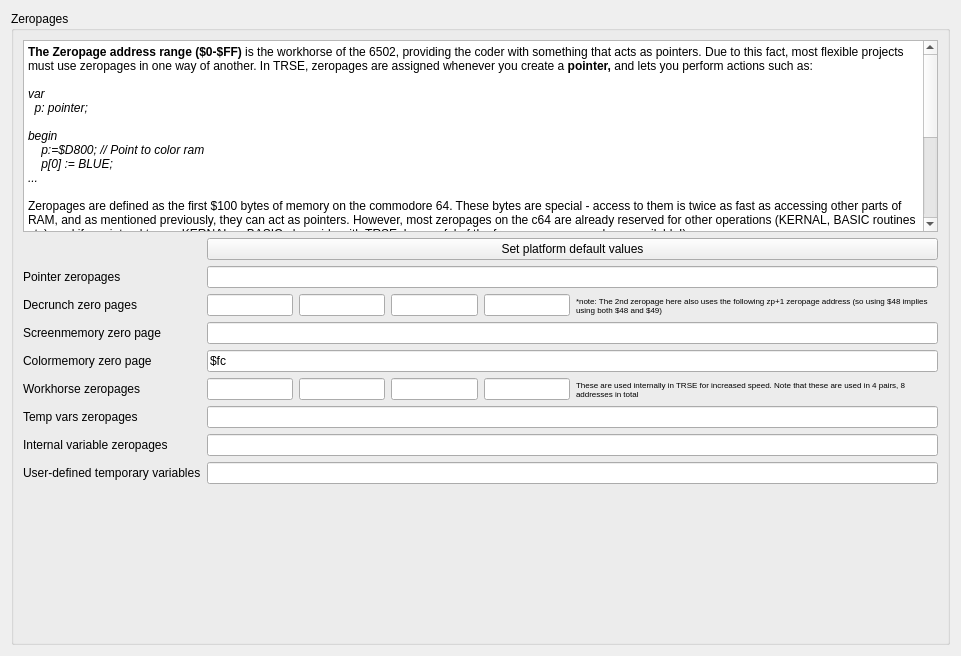
           <widget class="QWidget" name="scrollAreaWidgetContents_6">
            <property name="geometry">
             <rect>
              <x>0</x>
              <y>0</y>
              <width>961</width>
              <height>656</height>
             </rect>
            </property>
            <layout class="QGridLayout" name="gridLayout_27">
             <item row="0" column="0">
              <widget class="QGroupBox" name="groupBox">
               <property name="title">
                <string>Zeropages</string>
               </property>
               <layout class="QGridLayout" name="gridLayout_9">
                <item row="0" column="0">
                 <widget class="QTextBrowser" name="textBrowser">
                  <property name="html">
                   <string>&lt;!DOCTYPE HTML PUBLIC &quot;-//W3C//DTD HTML 4.0//EN&quot; &quot;http://www.w3.org/TR/REC-html40/strict.dtd&quot;&gt;
&lt;html&gt;&lt;head&gt;&lt;meta name=&quot;qrichtext&quot; content=&quot;1&quot; /&gt;&lt;meta charset=&quot;utf-8&quot; /&gt;&lt;style type=&quot;text/css&quot;&gt;
p, li { white-space: pre-wrap; }
hr { height: 1px; border-width: 0; }
li.unchecked::marker { content: &quot;\2610&quot;; }
li.checked::marker { content: &quot;\2612&quot;; }
&lt;/style&gt;&lt;/head&gt;&lt;body style=&quot; font-family:'Ubuntu Sans'; font-size:10pt; font-weight:400; font-style:normal;&quot;&gt;
&lt;p style=&quot; margin-top:0px; margin-bottom:0px; margin-left:0px; margin-right:0px; -qt-block-indent:0; text-indent:0px;&quot;&gt;&lt;span style=&quot; font-family:'Noto Sans'; font-size:9pt; font-weight:600;&quot;&gt;The Zeropage address range ($0-$FF)&lt;/span&gt;&lt;span style=&quot; font-family:'Noto Sans'; font-size:9pt;&quot;&gt; is the workhorse of the 6502, providing the coder with something that acts as pointers. Due to this fact, most flexible projects must use zeropages in one way of another. In TRSE, zeropages are assigned whenever you create a &lt;/span&gt;&lt;span style=&quot; font-family:'Noto Sans'; font-size:9pt; font-weight:600;&quot;&gt;pointer, &lt;/span&gt;&lt;span style=&quot; font-family:'Noto Sans'; font-size:9pt;&quot;&gt;and lets you perform actions such as:&lt;/span&gt;&lt;/p&gt;
&lt;p style=&quot;-qt-paragraph-type:empty; margin-top:0px; margin-bottom:0px; margin-left:0px; margin-right:0px; -qt-block-indent:0; text-indent:0px; font-family:'Noto Sans'; font-size:9pt;&quot;&gt;&lt;br /&gt;&lt;/p&gt;
&lt;p style=&quot; margin-top:0px; margin-bottom:0px; margin-left:0px; margin-right:0px; -qt-block-indent:0; text-indent:0px;&quot;&gt;&lt;span style=&quot; font-family:'Noto Sans'; font-size:9pt; font-style:italic;&quot;&gt;var &lt;/span&gt;&lt;/p&gt;
&lt;p style=&quot; margin-top:0px; margin-bottom:0px; margin-left:0px; margin-right:0px; -qt-block-indent:0; text-indent:0px;&quot;&gt;&lt;span style=&quot; font-family:'Noto Sans'; font-size:9pt; font-style:italic;&quot;&gt;  p: pointer;&lt;/span&gt;&lt;/p&gt;
&lt;p style=&quot;-qt-paragraph-type:empty; margin-top:0px; margin-bottom:0px; margin-left:0px; margin-right:0px; -qt-block-indent:0; text-indent:0px; font-family:'Noto Sans'; font-size:9pt; font-style:italic;&quot;&gt;&lt;br /&gt;&lt;/p&gt;
&lt;p style=&quot; margin-top:0px; margin-bottom:0px; margin-left:0px; margin-right:0px; -qt-block-indent:0; text-indent:0px;&quot;&gt;&lt;span style=&quot; font-family:'Noto Sans'; font-size:9pt; font-style:italic;&quot;&gt;begin&lt;/span&gt;&lt;/p&gt;
&lt;p style=&quot; margin-top:0px; margin-bottom:0px; margin-left:0px; margin-right:0px; -qt-block-indent:0; text-indent:0px;&quot;&gt;&lt;span style=&quot; font-family:'Noto Sans'; font-size:9pt; font-style:italic;&quot;&gt;    p:=$D800; // Point to color ram&lt;/span&gt;&lt;/p&gt;
&lt;p style=&quot; margin-top:0px; margin-bottom:0px; margin-left:0px; margin-right:0px; -qt-block-indent:0; text-indent:0px;&quot;&gt;&lt;span style=&quot; font-family:'Noto Sans'; font-size:9pt; font-style:italic;&quot;&gt;    p[0] := BLUE;&lt;/span&gt;&lt;/p&gt;
&lt;p style=&quot; margin-top:0px; margin-bottom:0px; margin-left:0px; margin-right:0px; -qt-block-indent:0; text-indent:0px;&quot;&gt;&lt;span style=&quot; font-family:'Noto Sans'; font-size:9pt; font-style:italic;&quot;&gt;...&lt;/span&gt;&lt;/p&gt;
&lt;p style=&quot;-qt-paragraph-type:empty; margin-top:0px; margin-bottom:0px; margin-left:0px; margin-right:0px; -qt-block-indent:0; text-indent:0px; font-family:'Noto Sans'; font-size:9pt; font-style:italic;&quot;&gt;&lt;br /&gt;&lt;/p&gt;
&lt;p style=&quot; margin-top:0px; margin-bottom:0px; margin-left:0px; margin-right:0px; -qt-block-indent:0; text-indent:0px;&quot;&gt;&lt;span style=&quot; font-family:'Noto Sans'; font-size:9pt;&quot;&gt;Zeropages are defined as the first $100 bytes of memory on the commodore 64. These bytes are special - access to them is twice as fast as accessing other parts of RAM, and as mentioned previously, they can act as pointers. However, most zeropages on the c64 are already reserved for other operations (KERNAL, BASIC routines etc), and if you intend to use KERNAL or BASIC alongside with TRSE, be careful of the free zero pages you have available!)&lt;/span&gt;&lt;/p&gt;
&lt;p style=&quot;-qt-paragraph-type:empty; margin-top:0px; margin-bottom:0px; margin-left:0px; margin-right:0px; -qt-block-indent:0; text-indent:0px; font-family:'Noto Sans'; font-size:9pt;&quot;&gt;&lt;br /&gt;&lt;/p&gt;
&lt;p style=&quot; margin-top:0px; margin-bottom:0px; margin-left:0px; margin-right:0px; -qt-block-indent:0; text-indent:0px;&quot;&gt;&lt;span style=&quot; font-family:'Noto Sans'; font-size:9pt;&quot;&gt;A complete list of zeropages can be found here: &lt;/span&gt;&lt;a href=&quot;http://sta.c64.org/cbm64mem.html&quot;&gt;&lt;span style=&quot; font-family:'Noto Sans'; font-size:9pt; text-decoration: underline; color:#0000ff;&quot;&gt;C64 memory map&lt;/span&gt;&lt;/a&gt;&lt;span style=&quot; font-family:'Noto Sans'; font-size:9pt;&quot;&gt; &lt;/span&gt;&lt;/p&gt;
&lt;p style=&quot;-qt-paragraph-type:empty; margin-top:0px; margin-bottom:0px; margin-left:0px; margin-right:0px; -qt-block-indent:0; text-indent:0px; font-family:'Noto Sans'; font-size:9pt;&quot;&gt;&lt;br /&gt;&lt;/p&gt;
&lt;p style=&quot; margin-top:0px; margin-bottom:0px; margin-left:0px; margin-right:0px; -qt-block-indent:0; text-indent:0px;&quot;&gt;&lt;span style=&quot; font-family:'Noto Sans'; font-size:9pt;&quot;&gt;When using TRSE, we naturally assume that you won't be using any BASIC routines. This is why the default list of zeropage addresses overwrite BASIC zeropages, but you can change this at your own whim.&lt;/span&gt;&lt;/p&gt;
&lt;p style=&quot;-qt-paragraph-type:empty; margin-top:0px; margin-bottom:0px; margin-left:0px; margin-right:0px; -qt-block-indent:0; text-indent:0px; font-family:'Noto Sans'; font-size:9pt;&quot;&gt;&lt;br /&gt;&lt;/p&gt;
&lt;p style=&quot; margin-top:0px; margin-bottom:0px; margin-left:0px; margin-right:0px; -qt-block-indent:0; text-indent:0px;&quot;&gt;&lt;span style=&quot; font-family:'Noto Sans'; font-size:9pt; font-weight:600;&quot;&gt;An important note: &lt;/span&gt;&lt;span style=&quot; font-family:'Noto Sans'; font-size:9pt;&quot;&gt;On larger projects with both rasters and main loop worhorse calculators together with SID music, there is always the possibility that the SID music might use some zeropages that are also being employed in the main loop work routine. In this case, the workhorse might be halted by an interrupt in the middle of a zeropage operation in order to play the SID music in the raster update, which in turn might change that zeropage and enable the main work routine to crash horribly. &lt;/span&gt;&lt;/p&gt;
&lt;p style=&quot;-qt-paragraph-type:empty; margin-top:0px; margin-bottom:0px; margin-left:0px; margin-right:0px; -qt-block-indent:0; text-indent:0px; font-family:'Noto Sans'; font-size:9pt;&quot;&gt;&lt;br /&gt;&lt;/p&gt;
&lt;p style=&quot; margin-top:0px; margin-bottom:0px; margin-left:0px; margin-right:0px; -qt-block-indent:0; text-indent:0px;&quot;&gt;&lt;span style=&quot; font-family:'Noto Sans'; font-size:9pt;&quot;&gt;In order to prevent this from happening, please make sure to check whether your SID tunes operates on zeropages that are also used elsewhere in your program. The &lt;/span&gt;&lt;span style=&quot; font-family:'Noto Sans'; font-size:9pt; font-weight:600;&quot;&gt;Memory Analyzer &lt;/span&gt;&lt;span style=&quot; font-family:'Noto Sans'; font-size:9pt;&quot;&gt;tool does exactly this, and will give you a fair warning on whether you might have a conflicting zeropage address problem.&lt;/span&gt;&lt;/p&gt;&lt;/body&gt;&lt;/html&gt;</string>
                  </property>
                 </widget>
                </item>
                <item row="1" column="0">
                 <layout class="QGridLayout" name="gridLayout_3">
                  <item row="12" column="3">
                   <widget class="QLineEdit" name="levarZP"/>
                  </item>
                  <item row="8" column="0">
                   <widget class="QLabel" name="label_32">
                    <property name="text">
                     <string>Colormemory zero page</string>
                    </property>
                   </widget>
                  </item>
                  <item row="11" column="3">
                   <widget class="QLineEdit" name="leTempZP"/>
                  </item>
                  <item row="10" column="3">
                   <layout class="QHBoxLayout" name="horizontalLayout_13" stretch="2,2">
                    <item>
                     <layout class="QHBoxLayout" name="horizontalLayout_14">
                      <item>
                       <layout class="QVBoxLayout" name="verticalLayout_5" stretch="0">
                        <item>
                         <layout class="QHBoxLayout" name="horizontalLayout_15">
                          <item>
                           <widget class="QLineEdit" name="leInternalZp1"/>
                          </item>
                          <item>
                           <widget class="QLineEdit" name="leInternalZp2"/>
                          </item>
                          <item>
                           <widget class="QLineEdit" name="leInternalZp3"/>
                          </item>
                          <item>
                           <widget class="QLineEdit" name="leInternalZp4"/>
                          </item>
                         </layout>
                        </item>
                       </layout>
                      </item>
                     </layout>
                    </item>
                    <item>
                     <widget class="QLabel" name="label_15">
                      <property name="font">
                       <font>
                        <pointsize>6</pointsize>
                       </font>
                      </property>
                      <property name="text">
                       <string>These are used internally in TRSE for increased speed. Note that these are used in 4 pairs, 8 addresses in total</string>
                      </property>
                      <property name="scaledContents">
                       <bool>false</bool>
                      </property>
                      <property name="wordWrap">
                       <bool>true</bool>
                      </property>
                     </widget>
                    </item>
                   </layout>
                  </item>
                  <item row="3" column="3">
                   <layout class="QHBoxLayout" name="horizontalLayout_6" stretch="2,2">
                    <item>
                     <layout class="QHBoxLayout" name="horizontalLayout_7">
                      <item>
                       <layout class="QVBoxLayout" name="verticalLayout_2" stretch="0">
                        <item>
                         <layout class="QHBoxLayout" name="horizontalLayout_2">
                          <item>
                           <widget class="QLineEdit" name="leDecrunchZp1"/>
                          </item>
                          <item>
                           <widget class="QLineEdit" name="leDecrunchZp2"/>
                          </item>
                          <item>
                           <widget class="QLineEdit" name="leDecrunchZp3"/>
                          </item>
                          <item>
                           <widget class="QLineEdit" name="leDecrunchZp4"/>
                          </item>
                         </layout>
                        </item>
                       </layout>
                      </item>
                     </layout>
                    </item>
                    <item>
                     <widget class="QLabel" name="label_13">
                      <property name="font">
                       <font>
                        <pointsize>6</pointsize>
                       </font>
                      </property>
                      <property name="text">
                       <string>*note: The 2nd zeropage here also uses the following zp+1 zeropage address (so using $48 implies using both $48 and $49)</string>
                      </property>
                      <property name="scaledContents">
                       <bool>false</bool>
                      </property>
                      <property name="wordWrap">
                       <bool>true</bool>
                      </property>
                     </widget>
                    </item>
                   </layout>
                  </item>
                  <item row="8" column="3">
                   <widget class="QLineEdit" name="leZeropageColorMemory">
                    <property name="text">
                     <string>$fc</string>
                    </property>
                   </widget>
                  </item>
                  <item row="9" column="1">
                   <layout class="QHBoxLayout" name="horizontalLayout_9"/>
                  </item>
                  <item row="2" column="3">
                   <widget class="QLineEdit" name="leZeropages"/>
                  </item>
                  <item row="1" column="3">
                   <widget class="QPushButton" name="btnDefaultZP">
                    <property name="text">
                     <string>Set platform default values</string>
                    </property>
                   </widget>
                  </item>
                  <item row="13" column="0">
                   <widget class="QLabel" name="label_33">
                    <property name="toolTip">
                     <string>Temporary variables are needed in longer expressions. If no temp var zeropages are left, a regular variable is used instead.</string>
                    </property>
                    <property name="text">
                     <string>User-defined temporary variables</string>
                    </property>
                   </widget>
                  </item>
                  <item row="2" column="0">
                   <widget class="QLabel" name="label_7">
                    <property name="toolTip">
                     <string>These are the zeropages that will be used when declaring &quot;pointers&quot;</string>
                    </property>
                    <property name="text">
                     <string>Pointer zeropages</string>
                    </property>
                   </widget>
                  </item>
                  <item row="7" column="0">
                   <widget class="QLabel" name="label_12">
                    <property name="toolTip">
                     <string>The built-in &quot;screenmemory&quot; pointer</string>
                    </property>
                    <property name="text">
                     <string>Screenmemory zero page</string>
                    </property>
                   </widget>
                  </item>
                  <item row="12" column="0">
                   <widget class="QLabel" name="label_29">
                    <property name="toolTip">
                     <string>Temporary variables are needed in longer expressions. If no temp var zeropages are left, a regular variable is used instead.</string>
                    </property>
                    <property name="text">
                     <string>Internal variable zeropages</string>
                    </property>
                   </widget>
                  </item>
                  <item row="13" column="3">
                   <widget class="QLineEdit" name="leUserDefinedtempVars"/>
                  </item>
                  <item row="3" column="0">
                   <widget class="QLabel" name="label_11">
                    <property name="toolTip">
                     <string>Internal zeropages used when decrunching (exomizer)</string>
                    </property>
                    <property name="text">
                     <string>Decrunch zero pages</string>
                    </property>
                   </widget>
                  </item>
                  <item row="7" column="3">
                   <widget class="QLineEdit" name="leZeropageScreenMemory"/>
                  </item>
                  <item row="11" column="0">
                   <widget class="QLabel" name="label_16">
                    <property name="toolTip">
                     <string>Temporary variables are needed in longer expressions. If no temp var zeropages are left, a regular variable is used instead.</string>
                    </property>
                    <property name="text">
                     <string>Temp vars zeropages</string>
                    </property>
                   </widget>
                  </item>
                  <item row="10" column="0">
                   <widget class="QLabel" name="label_14">
                    <property name="toolTip">
                     <string>Zeropages used in internal methods such as division, multiplication, sqrt etc</string>
                    </property>
                    <property name="text">
                     <string>Workhorse zeropages</string>
                    </property>
                   </widget>
                  </item>
                 </layout>
                </item>
                <item row="2" column="0">
                 <spacer name="verticalSpacer_3">
                  <property name="orientation">
                   <enum>Qt::Orientation::Vertical</enum>
                  </property>
                  <property name="sizeHint" stdset="0">
                   <size>
                    <width>20</width>
                    <height>40</height>
                   </size>
                  </property>
                 </spacer>
                </item>
               </layout>
              </widget>
             </item>
            </layout>
           </widget>
